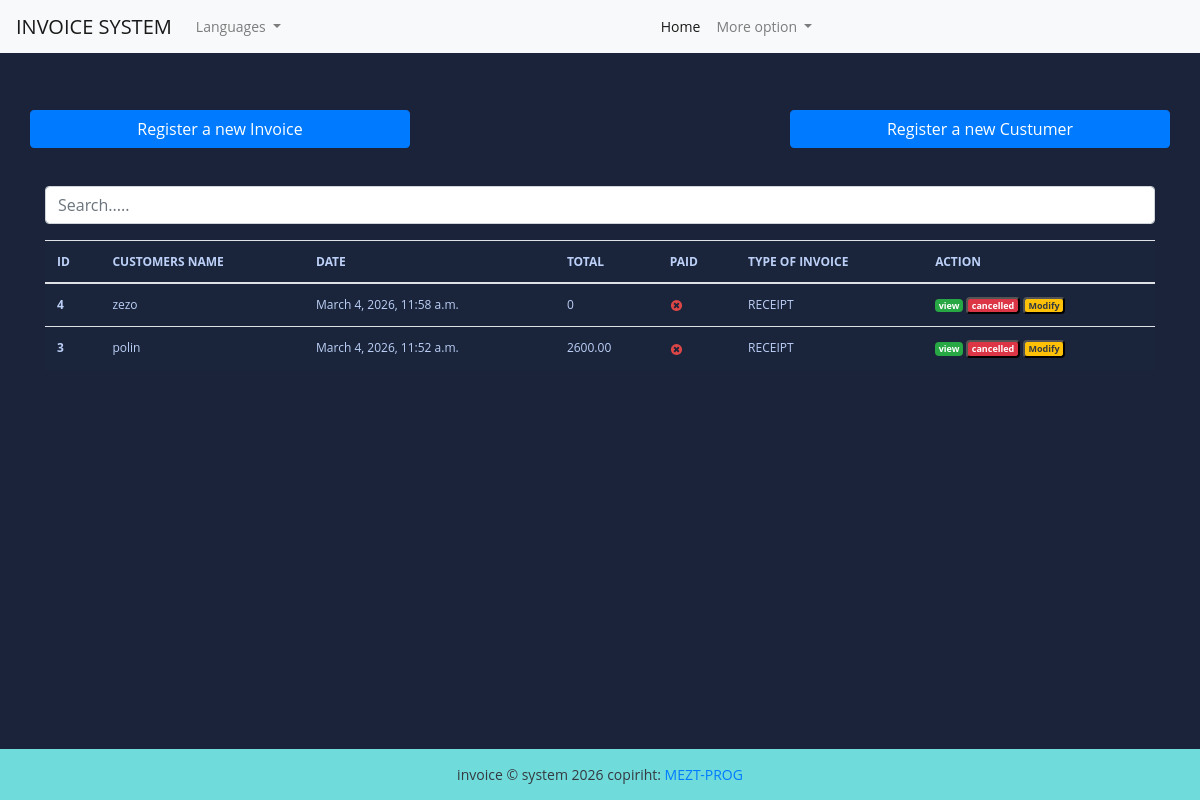
Page / (signed in) on the earlier database version.
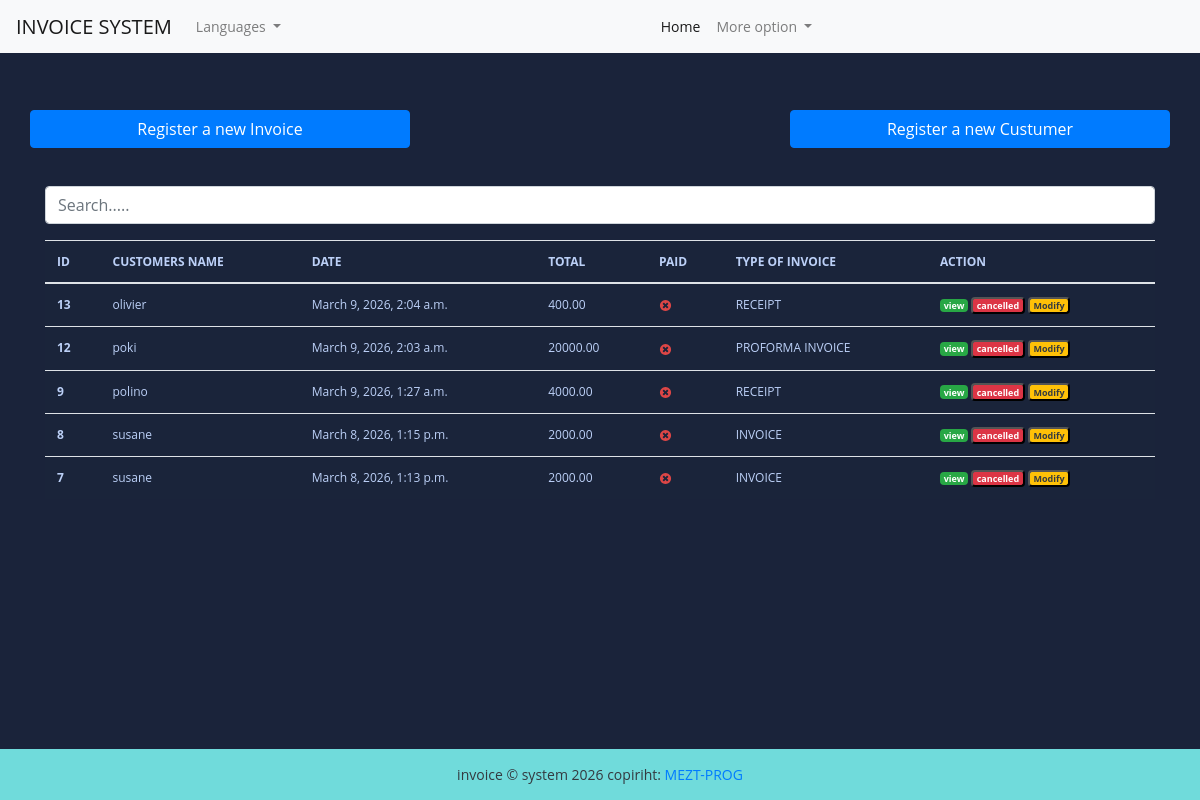
Same page on the later database version.
### fact_app/models.py (models this page shows, shortened)
class Invoice (models.Model):
    INVOICE_TYPE =[
        ('R', 'RECEIPT'),
        ('I', 'INVOICE'),
        ('P', 'PROFORMA INVOICE'),
    ]
    customer = models.ForeignKey(Customer, on_delete=models.PROTECT)
    save_by = models.ForeignKey(User, on_delete=models.PROTECT)
    invoice_date_time = models.DateTimeField(auto_now_add=True)
    total_amount = models.DecimalField(max_digits=100000, decimal_places=3, default= 0)
    last_update_date_time = models.DateTimeField(null=True, blank=True)
    paid = models.BooleanField(default=False)
    is_annuler = models.BooleanField(default=False)
    invoice_type = models.CharField(max_length=1, choices=INVOICE_TYPE)
    comments = models.TextField(blank=True, null=True, max_length=500)
    class Meta:
        verbose_name = "Invoice"
        verbose_name_plural = "Invoices"
    @property
    def get_total_amount(self):
        self.total_amount = sum(article.get_total_price for article in self.articles.all())
        return self.total_amount

class Customer(models.Model):
    SEX_CHOICES = [
        ('M', 'Male'),
        ('F', 'Feminine'),]
    regexEmail = '/^[^\s@]+@[^\s@]+\.[^\s@]+$/'
    regexTelephone = '/^6\d{8}$/'
    name = models.CharField(max_length=100)
    email = models.EmailField()
    phone = models.CharField(max_length=20)
    address = models.CharField(max_length=200)
    sex = models.CharField(max_length=1, choices=SEX_CHOICES)
    age = models.CharField(max_length=12)
    city = models.CharField(max_length=100)
    zipe_code = models.CharField(max_length=18)
    created_date = models.DateTimeField(auto_now_add=True)
    save_by = models.ForeignKey(User, on_delete= models.PROTECT)
    class Meta:
        verbose_name = "Customer"
        verbose_name_plural = "Customers"

class Article(models.Model):
    invoice = models.ForeignKey(Invoice, on_delete=models.CASCADE, related_name='articles')
    product = models.ForeignKey(Product, on_delete=models.PROTECT, related_name='articles')
    quantity = models.PositiveIntegerField(default=1)
    unit_price = models.DecimalField(max_digits=10, decimal_places=2)
    total_price = models.DecimalField(max_digits=10, decimal_places=2)
    class Meta:
        verbose_name = "Article"
        verbose_name_plural = "Articles"
    @property
    def get_total_price(self):
       self.total_price = self.quantity * self.unit_price
       return self.total_price

### fact_app/views.py (the view, shortened to what this page needs)
# urls.py: path('', views.HomeView.as_view(), name='home'),
class HomeView(LoginRequiredSuperuserMixin,View):
    template_name = "index.html"
    def get(self, request, *args, **kwags):
        invoices = Invoice.objects.select_related("customer", "save_by").filter(is_annuler=False).order_by('-invoice_date_time')
        items = pagination(request, invoices)
        context = {"invoices": items}
        return render(request, self.template_name, context)

### fact_app/utils.py (called while the page is built)
def pagination(request, invoices):
        default_page = 1
        page = request.GET.get('page', default_page)
        item_per_page = 10
        paginator = Paginator(invoices,item_per_page)
        try:
            items_page = paginator.page(page)
        except PageNotAnInteger:
            items_page = paginator.page(default_page)
        except EmptyPage:
            items_page = paginator.page(paginator.num_pages)
        return items_page

### templates/index.html (shortened to what this page needs)
{% extends "base.html" %}
{% load static %}
{% load i18n %}
{% block content %}
<br></br>
<div class="row">
   <a href="{% url 'add-invoice' %}" class="btn col-md-4 btn-primary">
      Register a new Invoice
   </a>
   <a href="#" class=" col-md-4 ">
   </a>
   <a href="{% url 'add-customer' %}" class="btn col-md-4 btn-primary">
      Register a new Custumer
   </a>
</div>
<br></br>
<div class="form-group">
   <input id="search" class="form-control" type="text" placeholder="Search.....">
</div>
<div>
   <table class="table table-striped-columns">
      <thead>
         <tr>
            <th scope="col">ID </th>
            <th scope="col">CUSTOMERS NAME</th>
            <th scope="col">DATE</th>
            <th scope="col">TOTAL</th>
            <th scope="col">PAID</th>
            <th scope="col">TYPE OF INVOICE</th>
            <th scope="col">ACTION</th>
         </tr>
      </thead>
      <tbody id="myTable">
         {% if invoices %}
         {% for facture in invoices %}
         <tr>
            <th scope="row">{{ facture.id }}</th>
            <td>{{ facture.customer.name }}</td>
            <td>{{ facture.invoice_date_time }}</td>
            <td>{{ facture.get_total_amount }}</td>
            <td>
               {% if facture.paid %}
               <img src="{% static 'images/icon-yes.svg' %}" alt="true">
               {% else %}
               <img src="{% static 'images/icon-no.svg' %}" alt="false">
               {% endif %}
            </td>
            <td>{{ facture.get_invoice_type_display }}</td>
            <td>
               <a href="{% url 'view-invoice' pk=facture.pk %}" title="Detail" class="badge text-white bg-success">
                  view
               </a>
               <button id="btn-invoice-sup" type="button" data-toggle="modal" data-target="#supprimer"
                  class="badge text-white bg-danger" title="Supprimer" data-id="{{ facture.pk }}"
                  data-customer="{{facture.customer.name}}">
                  cancelled
               </button>
               <button id="btn-invoice-mod" type="button" data-toggle="modal" title="Modifier" data-target="#modifier"
                  data-id="{{facture.pk}}" data-customer="{{facture.customer.name}}"
                  class="badge text-dark bg-warning">Modify
               </button>
            </td>
         </tr>
         {% endfor %}
         {% else %}
         <p class="text-center text-white">No invoice found.</p>
         {% endif %}
      </tbody>
   </table>
</div>
<br><br>
{% endblock %}

### templates/base.html (shortened to what this page needs)
<!DOCTYPE html>
{% load static %}
<html lang="en">
<head>
    <link rel="stylesheet" href="https://cdn.jsdelivr.net/npm/bootstrap@4.6.2/dist/css/bootstrap.min.css"
>
    <link rel="stylesheet" href="{% static 'styles/style.css' %}">
</head>
<body>
    <header>
        <nav class="navbar navbar-expand-lg navbar-light bg-light">
            <a class="navbar-brand" href="/">INVOICE SYSTEM</a>
            <div class="collapse navbar-collapse" id="navbarSupportedContent">
                <ul class="navbar-nav mr-auto">
                    <li class="nav-item dropdown">
                        <a class="nav-link dropdown-toggle" href="#" role="button" data-toggle="dropdown"
                            aria-expanded="false">
                            Languages
                        </a>
                    </li>
                </ul>
            </div>
            <div class="collapse navbar-collapse" id="navbarSupportedContent">
                <ul class="navbar-nav mr-auto">
                    <li class="nav-item active">
                        <a class="nav-link" href="/">Home <span class="sr-only">(current)</span></a>
                    <li class="nav-item dropdown">
                        <a class="nav-link dropdown-toggle" href="#" role="button" data-toggle="dropdown"
                            aria-expanded="false">
                            More option
                        </a>
                    </li>
                </ul>
            </div>
        </nav>
    </header>
    <div class="container">
        <div class="wrapper">
            <br>
        </div>
    </div>
    <main class="container page-content">
        {% block content %}
        {% endblock %}
    </main>
    <footer class="bg-light text-center text-dark">
        <div class=" text-center p-3" style=" background-color: #70DBDB; ">
            invoice © system 2026 copiriht:
            <a href="#">MEZT-PROG</a>
        </div>
    </footer>
</body>
</html>

### static/styles/style.css (style rules this page uses)
body { margin: 0; padding: 0; font: 400 .875rem 'Open Sans', sans-serif; color: #bcd0f7; background: #1A233A; min-height: 100vh; display: flex; flex-direction: column; }
.page-content { flex: 1; }
.table { background: #1a243a; color: #bcd0f7; font-size: .75rem; }

Differences in the rows shown:
removed Invoice: id "4", customer.name "zezo", invoice_date_time "March 4, 2026, 11:58 a.m.", get_total_amount "0", paid False (drawn), invoice_type "RECEIPT"
removed Invoice: id "3", customer.name "polin", invoice_date_time "March 4, 2026, 11:52 a.m.", get_total_amount "2600.00", paid False (drawn), invoice_type "RECEIPT"
added Invoice: id "13", customer.name "olivier", invoice_date_time "March 9, 2026, 2:04 a.m.", get_total_amount "400.00", paid False (drawn), invoice_type "RECEIPT"
added Invoice: id "12", customer.name "poki", invoice_date_time "March 9, 2026, 2:03 a.m.", get_total_amount "20000.00", paid False (drawn), invoice_type "PROFORMA INVOICE"
added Invoice: id "9", customer.name "polino", invoice_date_time "March 9, 2026, 1:27 a.m.", get_total_amount "4000.00", paid False (drawn), invoice_type "RECEIPT"
added Invoice: id "8", customer.name "susane", invoice_date_time "March 8, 2026, 1:15 p.m.", get_total_amount "2000.00", paid False (drawn), invoice_type "INVOICE"
added Invoice: id "7", customer.name "susane", invoice_date_time "March 8, 2026, 1:13 p.m.", get_total_amount "2000.00", paid False (drawn), invoice_type "INVOICE"
